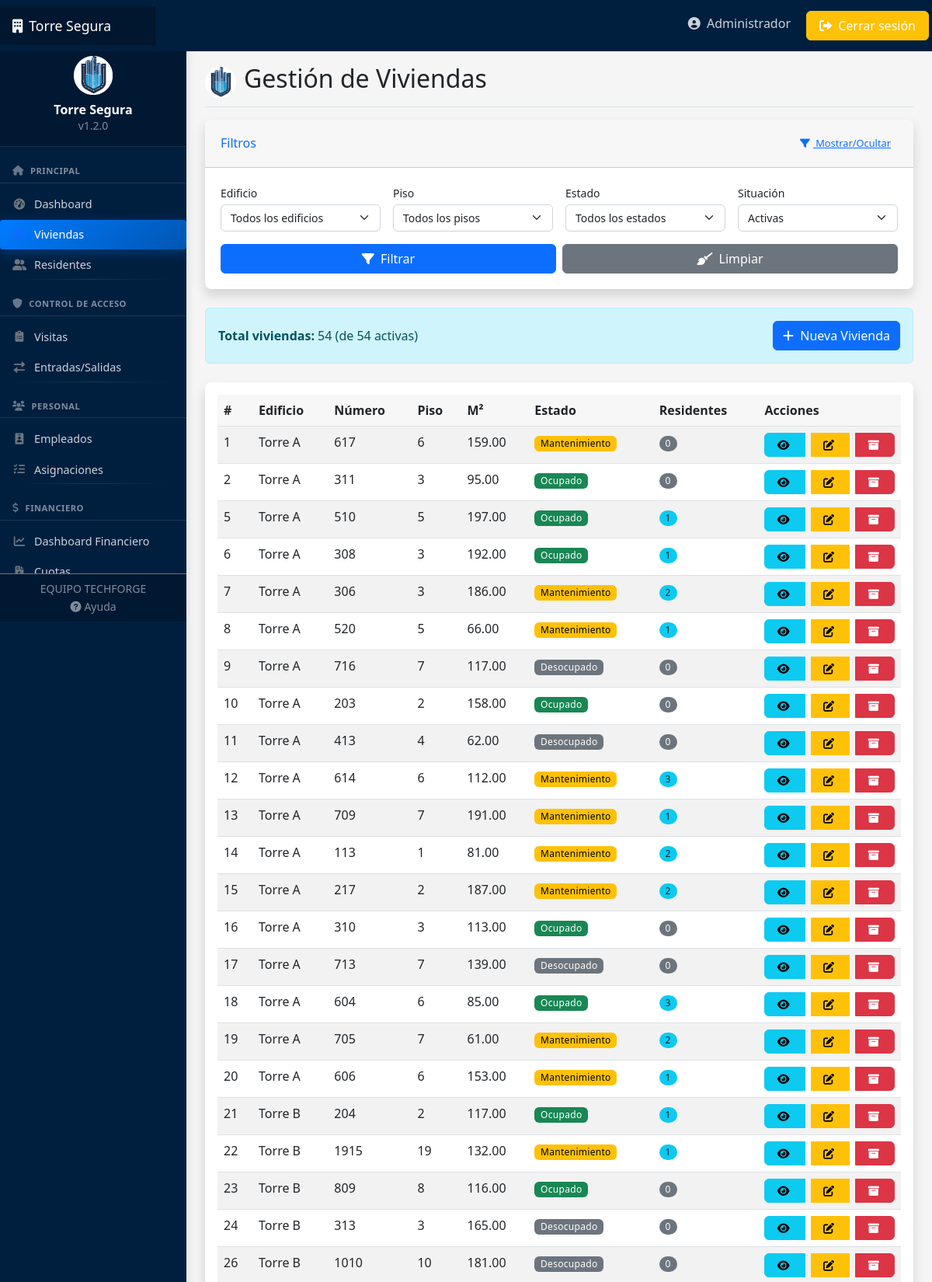
/viviendas/ (signed in, upper part), run on the app's committed database.
### usuarios/models.py (models this page shows, shortened)
class Usuario(AbstractUser):
    TIPOS_DOCUMENTO = [
        ('DNI', 'DNI'),
        ('PASAPORTE', 'Pasaporte'),
        ('CEDULA', 'Cédula'),
    ]
    rol = models.ForeignKey(Rol, on_delete=models.SET_NULL, null=True, related_name='usuarios')
    telefono = models.CharField(max_length=15, blank=True)
    tipo_documento = models.CharField(max_length=10, choices=TIPOS_DOCUMENTO, default='DNI')
    numero_documento = models.CharField(max_length=20, blank=True)
    foto = models.ImageField(upload_to='usuarios/', blank=True, null=True)

### viviendas/models.py (models this page shows, shortened)
class Vivienda(models.Model):
    ESTADOS = [
        ('OCUPADO', 'Ocupado'),
        ('DESOCUPADO', 'Desocupado'),
        ('MANTENIMIENTO', 'En mantenimiento'),
        ('BAJA', 'Dado de baja'),
    ]
    edificio = models.ForeignKey(Edificio, on_delete=models.CASCADE, related_name='viviendas')
    numero = models.CharField(max_length=10)
    piso = models.PositiveIntegerField()
    metros_cuadrados = models.DecimalField(max_digits=6, decimal_places=2)
    habitaciones = models.PositiveIntegerField(default=1)
    baños = models.PositiveIntegerField(default=1)
    estado = models.CharField(max_length=15, choices=ESTADOS, default='DESOCUPADO')
    activo = models.BooleanField(default=True, help_text="Indica si la vivienda está activa o ha sido dada de baja")
    fecha_baja = models.DateField(null=True, blank=True, help_text="Fecha en la que se dio de baja la vivienda")
    motivo_baja = models.TextField(blank=True, null=True, help_text="Motivo por el cual se dio de baja la vivienda")

class Edificio(models.Model):
    nombre = models.CharField(max_length=100)
    direccion = models.TextField()
    pisos = models.PositiveIntegerField()
    fecha_construccion = models.DateField(blank=True, null=True)

### viviendas/views.py (the view)
# urls.py: path('', views.ViviendaListView.as_view(), name='vivienda-list'),
class ViviendaListView(LoginRequiredMixin, ListView):
    model = Vivienda
    template_name = 'viviendas/vivienda_list.html'
    context_object_name = 'viviendas'
    def get_queryset(self):
        queryset = super().get_queryset()
        edificio_id = self.request.GET.get('edificio')
        if edificio_id:
            queryset = queryset.filter(edificio_id=edificio_id)
        piso = self.request.GET.get('piso')
        if piso:
            queryset = queryset.filter(piso=piso)
        estado = self.request.GET.get('estado')
        if estado:
            queryset = queryset.filter(estado=estado)
        activo = self.request.GET.get('activo')
        if activo:
            activo_bool = activo == 'true'
            queryset = queryset.filter(activo=activo_bool)
        else:
            queryset = queryset.filter(activo=True)
        return queryset
    def get_context_data(self, **kwargs):
        context = super().get_context_data(**kwargs)
        context['edificios'] = Edificio.objects.all()
        context['filtro_edificio'] = self.request.GET.get('edificio', '')
        context['filtro_piso'] = self.request.GET.get('piso', '')
        context['filtro_estado'] = self.request.GET.get('estado', '')
        context['filtro_activo'] = self.request.GET.get('activo', 'true')
        pisos = Vivienda.objects.values_list('piso', flat=True).distinct().order_by('piso')
        context['pisos'] = pisos
        context['estados'] = [estado[0] for estado in Vivienda.ESTADOS]
        context['total_activas'] = Vivienda.objects.filter(activo=True).count()
        context['total_inactivas'] = Vivienda.objects.filter(activo=False).count()
        return context

### templates/viviendas/vivienda_list.html (shortened to what this page needs)
{% extends 'base.html' %}
{% load static %}
{% block header %}Gestión de Viviendas{% endblock %}
{% block content %}
<div class="card shadow mb-4 filter-card">
    <div class="card-header py-3 d-flex justify-content-between align-items-center">
        <h6 class="m-0 font-weight-bold text-primary">Filtros</h6>
        <button class="btn btn-sm btn-link" type="button" data-bs-toggle="collapse" data-bs-target="#collapseFilters" aria-expanded="false" aria-controls="collapseFilters">
            <i class="fas fa-filter"></i> <span class="d-none d-md-inline">Mostrar/Ocultar</span>
        </button>
    </div>
    <div class="collapse show" id="collapseFilters">
        <div class="card-body">
            <form method="get" id="filtroForm" class="row g-3">
                <div class="col-md-3 col-sm-6">
                    <label for="edificio" class="form-label">Edificio</label>
                    <select name="edificio" id="edificio" class="form-select" data-autosubmit="false">
                        <option value="">Todos los edificios</option>
                    </select>
                </div>
                <div class="col-md-3 col-sm-6">
                    <label for="piso" class="form-label">Piso</label>
                    <select name="piso" id="piso" class="form-select">
                        <option value="">Todos los pisos</option>
                    </select>
                </div>
                <div class="col-md-3 col-sm-6">
                    <label for="estado" class="form-label">Estado</label>
                    <select name="estado" id="estado" class="form-select">
                        <option value="">Todos los estados</option>
                    </select>
                </div>
                <div class="col-md-3 col-sm-6">
                    <label for="activo" class="form-label">Situación</label>
                    <select name="activo" id="activo" class="form-select">
                        <option value="true" {% if filtro_activo == 'true' %}selected{% endif %}>Activas</option>
                    </select>
                </div>
                <div class="col-12 d-md-flex justify-content-md-end mt-3 gap-2">
                    <button type="submit" class="btn btn-primary w-100 w-md-auto mb-2 mb-md-0">
                        <i class="fas fa-filter"></i> Filtrar
                    </button>
                    <a href="{% url 'vivienda-list' %}" class="btn btn-secondary w-100 w-md-auto">
                        <i class="fas fa-broom"></i> Limpiar
                    </a>
                </div>
            </form>
        </div>
    </div>
</div>
<div class="alert alert-info mb-4 content-header">
    <div>
        <strong>Total viviendas:</strong> {{ viviendas.count }}
        {% if filtro_activo == 'true' or filtro_activo == '' %}
        (de {{ total_activas }} activas)
        {% elif filtro_activo == 'false' %}
        (de {{ total_inactivas }} dadas de baja)
        {% endif %}
    </div>
    <a href="{% url 'vivienda-create' %}" class="btn btn-primary">
        <i class="fas fa-plus"></i> <span class="d-none d-md-inline">Nueva Vivienda</span>
    </a>
</div>
<div class="card shadow">
    <div class="card-body">
        <div class="table-responsive">
            <table class="table table-striped table-hover table-responsive-card">
                <thead>
                    <tr>
                        <th>#</th>
                        <th>Edificio</th>
                        <th>Número</th>
                        <th>Piso</th>
                        <th class="d-none d-md-table-cell">M²</th>
                        <th>Estado</th>
                        <th>Residentes</th>
                        <th>Acciones</th>
                    </tr>
                </thead>
                <tbody>
                    {% for vivienda in viviendas %}
                    <tr {% if not vivienda.activo %}class="table-secondary"{% endif %}>
                        <td data-label="#">{{ vivienda.id }}</td>
                        <td data-label="Edificio">{{ vivienda.edificio.nombre }}</td>
                        <td data-label="Número">{{ vivienda.numero }}</td>
                        <td data-label="Piso">{{ vivienda.piso }}</td>
                        <td data-label="M²" class="d-none d-md-table-cell">{{ vivienda.metros_cuadrados }}</td>
                        <td data-label="Estado">
                            {% if vivienda.estado == 'OCUPADO' %}
                                <span class="badge text-bg-success">Ocupado</span>
                            {% elif vivienda.estado == 'DESOCUPADO' %}
                                <span class="badge text-bg-secondary">Desocupado</span>
                            {% elif vivienda.estado == 'MANTENIMIENTO' %}
                                <span class="badge text-bg-warning">Mantenimiento</span>
                            {% elif vivienda.estado == 'BAJA' %}
                                <span class="badge text-bg-danger">Dado de baja</span>
                            {% endif %}
                        </td>
                        <td data-label="Residentes">
                            {% if vivienda.residentes.count > 0 %}
                                <a href="{% url 'vivienda-detail' vivienda.id %}" class="text-decoration-none">
                                    <span class="badge rounded-pill bg-info text-dark">{{ vivienda.residentes.count }}</span>
                                </a>
                            {% else %}
                                <span class="badge rounded-pill bg-secondary">0</span>
                            {% endif %}
                        </td>
                        <td data-label="Acciones">
                            <div class="btn-group btn-group-sm action-buttons">
                                <a href="{% url 'vivienda-detail' vivienda.id %}" class="btn btn-info" title="Ver detalles">
                                    <i class="fas fa-eye"></i>
                                </a>
                                {% if vivienda.activo %}
                                <a href="{% url 'vivienda-update' vivienda.id %}" class="btn btn-warning" title="Editar">
                                    <i class="fas fa-edit"></i>
                                </a>
                                <a href="{% url 'vivienda-baja' vivienda.id %}" class="btn btn-danger" title="Dar de baja">
                                    <i class="fas fa-archive"></i>
                                </a>
                                {% endif %}
                            </div>
                        </td>
                    </tr>
                    {% empty %}
                    <tr>
                        <td colspan="8" class="text-center">No hay viviendas registradas</td>
                    </tr>
                    {% endfor %}
                </tbody>
            </table>
        </div>
    </div>
</div>
{% endblock %}

### templates/navbar.html (shortened to what this page needs)
<header class="navbar navbar-dark sticky-top" style="background-color: #001f3f; flex-md-nowrap; p-0; shadow">
    <a class="navbar-brand col-md-3 col-lg-2 me-0 px-3 d-flex align-items-center" href="{% url 'dashboard' %}">
        <span class="d-none d-md-inline"><i class="fas fa-building me-2"></i></span>
        Torre Segura
    </a>
    <div class="navbar-nav ms-auto">
        <div class="nav-item text-nowrap d-none d-md-flex">
            <a class="nav-link p-2 mx-2" href="{% url 'perfil' %}">
                <i class="fas fa-user-circle"></i>
                <span class="ms-1 d-none d-lg-inline">{{ user.first_name|default:user.username }}</span>
            </a>
            <a class="btn btn-warning text-white px-3 m-1" href="{% url 'logout' %}">
                <i class="fas fa-sign-out-alt"></i>
                <span class="d-none d-lg-inline">Cerrar sesión</span>
            </a>
        </div>
    </div>
</header>

### static/css/style.css (style rules this page uses)
:root { --primary-color: #0d6efd; --secondary-color: #6c757d; --success-color: #198754; --danger-color: #dc3545; --warning-color: #ffc107; --info-color: #0dcaf0; --light-color: #f8f9fa; --dark-color: #212529; --sidebar-width: 240px; --navbar-height: 56px; }
body { font-family: 'Segoe UI', Tahoma, Geneva, Verdana, sans-serif; background-color: #f5f5f5; }
.navbar-brand { padding-top: .75rem; padding-bottom: .75rem; font-size: 1.1rem; background-color: rgba(0, 0, 0, .25); box-shadow: inset -1px 0 0 rgba(0, 0, 0, .25); }
.navbar-dark .navbar-nav .nav-link { color: rgba(255, 255, 255, .8); }
.card { margin-bottom: 1.5rem; border: none; box-shadow: 0 0.125rem 0.25rem rgba(0, 0, 0, 0.075); transition: all 0.3s ease; border-radius: 0.5rem; }
.card-header { border-top-left-radius: 0.5rem !important; border-top-right-radius: 0.5rem !important; background-color: rgba(0, 0, 0, 0.03); }
.badge { font-weight: 500; padding: .5em .7em; }
.table > :not(:last-child) > :last-child > * { border-bottom-color: inherit; }
.table th { font-weight: 600; background-color: rgba(0, 0, 0, 0.03); }
.btn { font-weight: 500; border-radius: 0.375rem; }
.btn i { margin-right: 0.25rem; }
.btn-sm { font-size: 0.8rem; border-radius: 0.25rem; }

### static/css/responsive.css (style rules this page uses)
.table-responsive { overflow-x: auto; -webkit-overflow-scrolling: touch; }
.badge { font-weight: 500; padding: 0.35em 0.65em; letter-spacing: 0.025em; }
.filter-card { margin-bottom: 1.5rem; }
.filter-card .card-header { padding: 0.75rem 1.25rem; background-color: rgba(0, 0, 0, 0.03); }
.filter-card .card-body { padding: 1.25rem; }
.form-control, .form-select { font-size: 0.875rem; height: calc(1.5em + 0.75rem + 2px); }
label.form-label { font-weight: 500; margin-bottom: 0.25rem; font-size: 0.875rem; }
.action-buttons { display: flex; justify-content: flex-end; gap: 0.5rem; }
.content-header { margin-bottom: 1.5rem; display: flex; justify-content: space-between; align-items: center; }
.btn, .card, .nav-link, .form-control, .form-select { transition: all 0.2s ease; }

### static/css/sidebar.css (style rules this page uses)
@media (min-width: 768px) { .collapse { display: block !important; } }

### data on the page
Usuario: first_name "Administrador"
Vivienda: id "1", edificio.nombre "Torre A", numero "617", piso "6", metros_cuadrados "159.00", estado "Mantenimiento", activo True (drawn)
Vivienda: id "2", edificio.nombre "Torre A", numero "311", piso "3", metros_cuadrados "95.00", estado "Ocupado", activo True (drawn)
Vivienda: id "5", edificio.nombre "Torre A", numero "510", piso "5", metros_cuadrados "197.00", estado "Ocupado", residentes.count "1", activo True (drawn)
Vivienda: id "6", edificio.nombre "Torre A", numero "308", piso "3", metros_cuadrados "192.00", estado "Ocupado", residentes.count "1", activo True (drawn)
Vivienda: id "7", edificio.nombre "Torre A", numero "306", piso "3", metros_cuadrados "186.00", estado "Mantenimiento", residentes.count "2", activo True (drawn)
Vivienda: id "8", edificio.nombre "Torre A", numero "520", piso "5", metros_cuadrados "66.00", estado "Mantenimiento", residentes.count "1", activo True (drawn)
Vivienda: id "9", edificio.nombre "Torre A", numero "716", piso "7", metros_cuadrados "117.00", estado "Desocupado", activo True (drawn)
Vivienda: id "10", edificio.nombre "Torre A", numero "203", piso "2", metros_cuadrados "158.00", estado "Ocupado", activo True (drawn)
Vivienda: id "11", edificio.nombre "Torre A", numero "413", piso "4", metros_cuadrados "62.00", estado "Desocupado", activo True (drawn)
Vivienda: id "12", edificio.nombre "Torre A", numero "614", piso "6", metros_cuadrados "112.00", estado "Mantenimiento", residentes.count "3", activo True (drawn)
Vivienda: id "13", edificio.nombre "Torre A", numero "709", piso "7", metros_cuadrados "191.00", estado "Mantenimiento", residentes.count "1", activo True (drawn)
Vivienda: id "14", edificio.nombre "Torre A", numero "113", piso "1", metros_cuadrados "81.00", estado "Mantenimiento", residentes.count "2", activo True (drawn)
Vivienda: id "15", edificio.nombre "Torre A", numero "217", piso "2", metros_cuadrados "187.00", estado "Mantenimiento", residentes.count "2", activo True (drawn)
Vivienda: id "16", edificio.nombre "Torre A", numero "310", piso "3", metros_cuadrados "113.00", estado "Ocupado", activo True (drawn)
Vivienda: id "17", edificio.nombre "Torre A", numero "713", piso "7", metros_cuadrados "139.00", estado "Desocupado", activo True (drawn)
Vivienda: id "18", edificio.nombre "Torre A", numero "604", piso "6", metros_cuadrados "85.00", estado "Ocupado", residentes.count "3", activo True (drawn)
Vivienda: id "19", edificio.nombre "Torre A", numero "705", piso "7", metros_cuadrados "61.00", estado "Mantenimiento", residentes.count "2", activo True (drawn)
Vivienda: id "20", edificio.nombre "Torre A", numero "606", piso "6", metros_cuadrados "153.00", estado "Mantenimiento", residentes.count "1", activo True (drawn)
Vivienda: id "21", edificio.nombre "Torre B", numero "204", piso "2", metros_cuadrados "117.00", estado "Ocupado", residentes.count "1", activo True (drawn)
Vivienda: id "22", edificio.nombre "Torre B", numero "1915", piso "19", metros_cuadrados "132.00", estado "Mantenimiento", residentes.count "1", activo True (drawn)
Vivienda: id "23", edificio.nombre "Torre B", numero "809", piso "8", metros_cuadrados "116.00", estado "Ocupado", activo True (drawn)
Vivienda: id "24", edificio.nombre "Torre B", numero "313", piso "3", metros_cuadrados "165.00", estado "Desocupado", activo True (drawn)
Vivienda: id "26", edificio.nombre "Torre B", numero "1010", piso "10", metros_cuadrados "181.00", estado "Desocupado", activo True (drawn)

### other printed values
{{ viviendas.count }} "54"
{{ total_activas }} "54"
